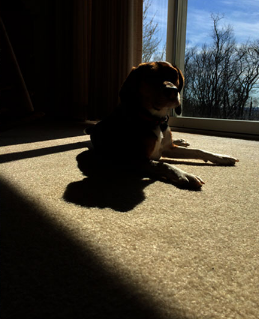
#> input picture _My/ch_05_Image Enhancement/ch_01_Point Operations/Projects/Images/Dog.PNG, 259 x 319 px
$ jupyter execute 'P_04_Image Log Transformation.ipynb'
#> lines starting #> are read from the running program, lines starting #| are printed output that depends on the picture; after the words box and inside, x2 and y2 are one past the last pixel; in counts of white or black regions, pixels touching at a corner belong together
[cell 1]
#load important packages or libs
import cv2
import numpy as np

# Using Numpy

[cell 2]
img = cv2.imread(r"Images/Dog.PNG",0)
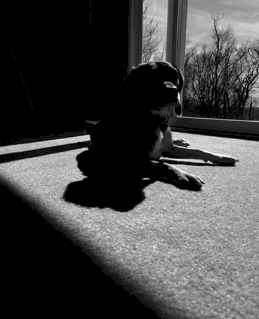
#> img: shape (319, 259); min 0, max 255, mean 68
#img = img/255.0

[cell 3]
img.dtype

[cell 4]
img[250,250]
#> Out = 162

[cell 5]
img

[cell 6]
np.log1p(img)
#ln(96) = 4.574

[cell 7]
img_log = np.uint8(np.log1p(img))
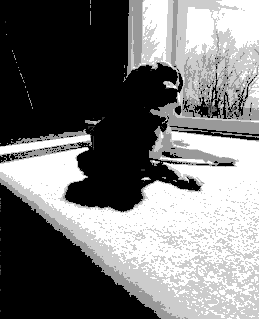
#> img_log: shape (319, 259); min 0, max 5, mean 2.31; drawn with min black and max white
img_log

[cell 8]
np.uint8(260)

[cell 9]
np.uint8(-260)

[cell 10]
cv2.imshow('Image before vs after Log Transformation',img_log)
cv2.waitKey(0)

[cell 11]
thresh1 = cv2.threshold(img_log,1,255,cv2.THRESH_BINARY)[1]
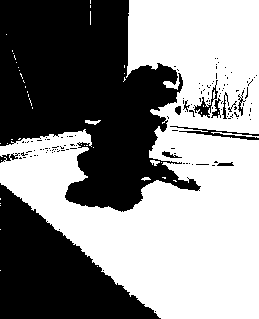
#> thresh1: shape (319, 259); 53.7% white; 133 black regions (120 under 20 px), largest, box (x1, y1, x2, y2) and area: (0, 0, 201, 212) 25801, (0, 183, 161, 319) 11060, (170, 126, 259, 140) 328
thresh1

[cell 12]
twoImagesWindows = cv2.hconcat((img,thresh1))
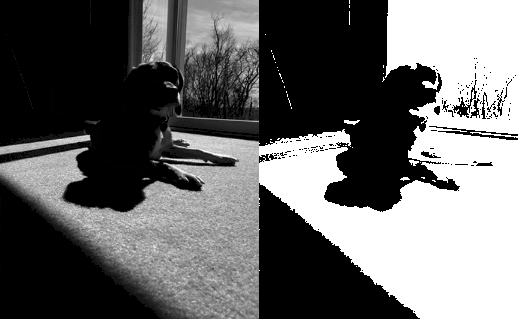
#> twoImagesWindows: shape (319, 518); min 0, max 255, mean 102.5
cv2.imshow('Image before vs after Log Transformation',twoImagesWindows)
cv2.waitKey(0)

[cell 13]
thresh1 = cv2.threshold(img_log,2,255,cv2.THRESH_BINARY)[1]
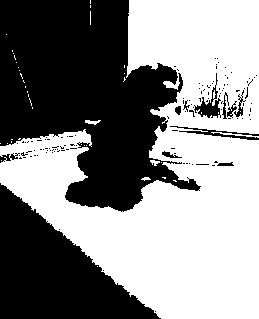
#> thresh1: shape (319, 259); 53.6% white; 125 black regions (113 under 20 px), largest, box (x1, y1, x2, y2) and area: (0, 0, 201, 212) 25805, (0, 183, 161, 319) 11066, (194, 73, 221, 118) 361
twoImagesWindows = cv2.hconcat((img,thresh1))
cv2.imshow('Image before vs after Log Transformation',twoImagesWindows)
cv2.waitKey(0)

$ run again, with _My/ch_05_Image Enhancement/ch_01_Point Operations/Projects/Images/Lion.png copied over _My/ch_05_Image Enhancement/ch_01_Point Operations/Projects/Images/Dog.PNG
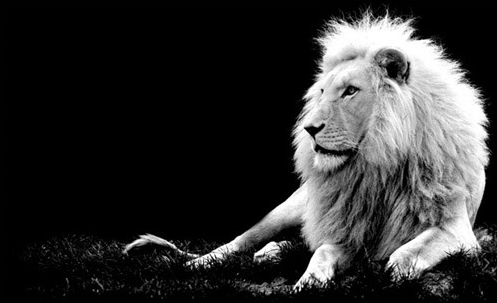
#> input picture _My/ch_05_Image Enhancement/ch_01_Point Operations/Projects/Images/Lion.png, 497 x 303 px
#> img is the input picture: shape (303, 497); min 0, max 255, mean 49.4
#> Out = 17
#> `thresh1 = cv2.threshold(img_log,1,255,cv2.THRESH_BINARY)[1]`:
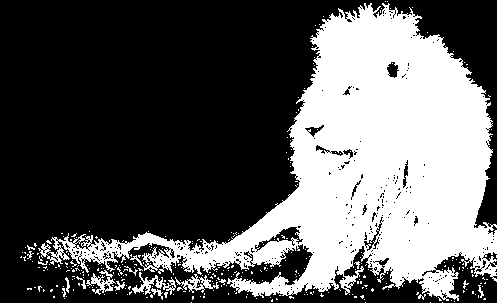
#> thresh1: shape (303, 497); 35.9% white; 334 white regions (317 under 20 px), largest, box (x1, y1, x2, y2) and area: (38, 3, 497, 301) 52026, (132, 272, 176, 295) 325, (175, 274, 219, 293) 288
#> `twoImagesWindows = cv2.hconcat((img,thresh1))`:
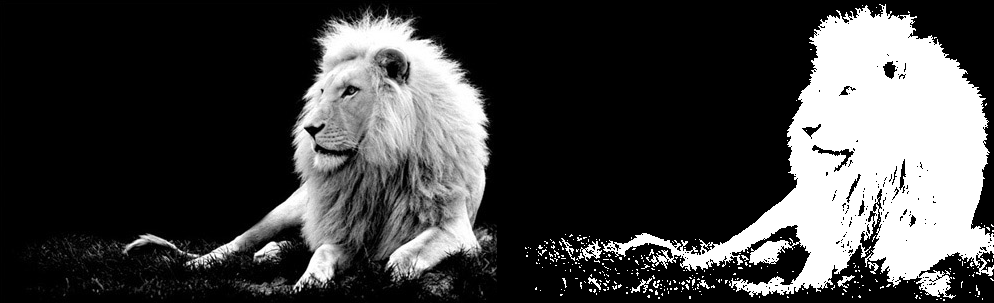
#> twoImagesWindows: shape (303, 994); min 0, max 255, mean 65.9
